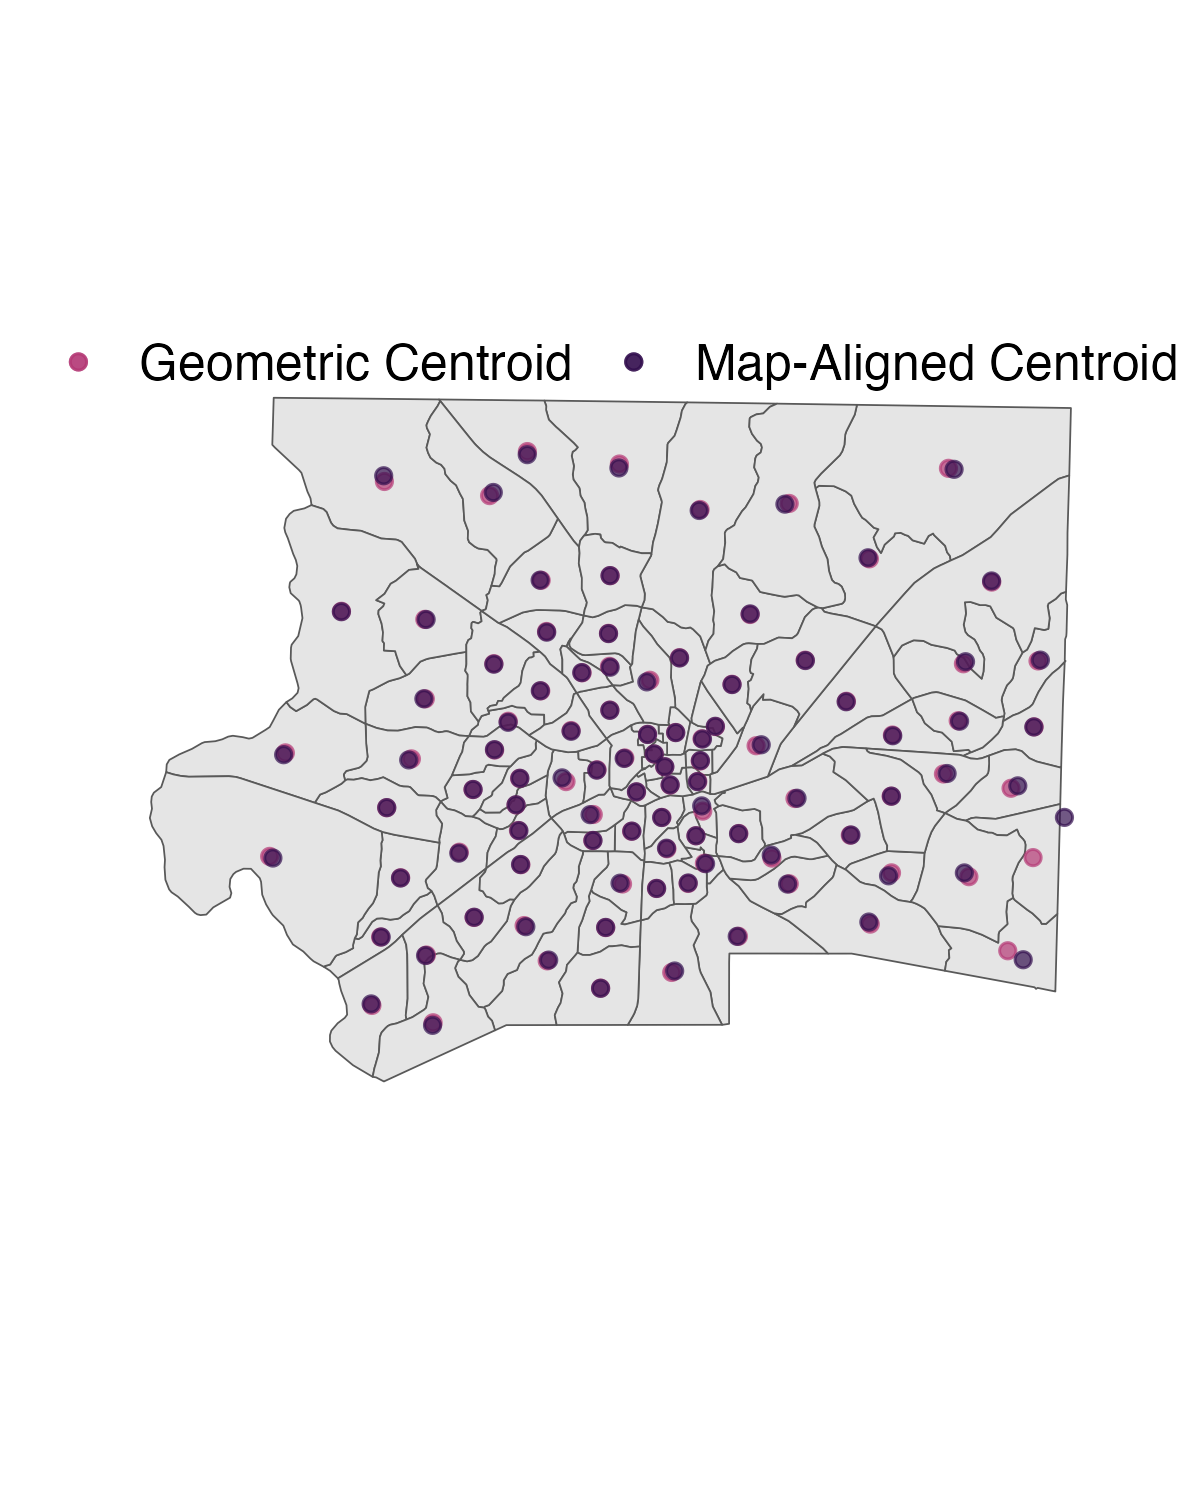

This figure's R source:
# Set API keys (redacted to avoid violating use agreements)
## See ex_set_api_keys.R to set up your own script
source("Forsyth-Food-Access/data/set_api_keys.R")

# Load packages
library(ggplot2)
library(ggmap)

# Load census tract centroids 
ct_centroid = read.csv("Forsyth-Food-Access/data/forsyth_ct_centroids.csv")

# Load census tract shapefiles
forsyth_tracts = tidycensus::get_acs(state = "NC", 
                                     geography = "tract", 
                                     county = "forsyth",
                                     variables = "B19013_001",
                                     geometry = TRUE, 
                                     year = 2020)
map_centroids = forsyth_tracts |> 
  ggplot() + 
  geom_sf(aes(geometry = geometry)) + 
  geom_point(data = ct_centroid, 
             aes(x = lon1, y = lat1, col = "Geometric Centroid"),
             alpha = 0.7) + 
  geom_point(data = ct_centroid, 
             aes(x = lon2, y = lat2, col = "Map-Aligned Centroid"),
             alpha = 0.7) + 
  scale_color_manual(name = "",
                     breaks=c("Geometric Centroid", 
                              "Map-Aligned Centroid"),
                     values=c("Geometric Centroid" = "#b53975", 
                              "Map-Aligned Centroid" = "#34104f")) +
  guides(colour = guide_legend(nrow = 1)) +
  theme_void() + 
  theme(plot.margin = margin(l=25,r=20,t=20,b=25),
        legend.position = c(0.5, 1.05), 
        legend.text = element_text(size = 12),
        legend.title = element_text(size = 12),
        legend.box.margin = margin(r=10,l=10,t=20,b=20))
map_centroids
ggsave(filename = "Forsyth-Food-Access/figures/map-comparing-centroids.png", 
       device = "png", units = "in", width = 4, height = 5)
